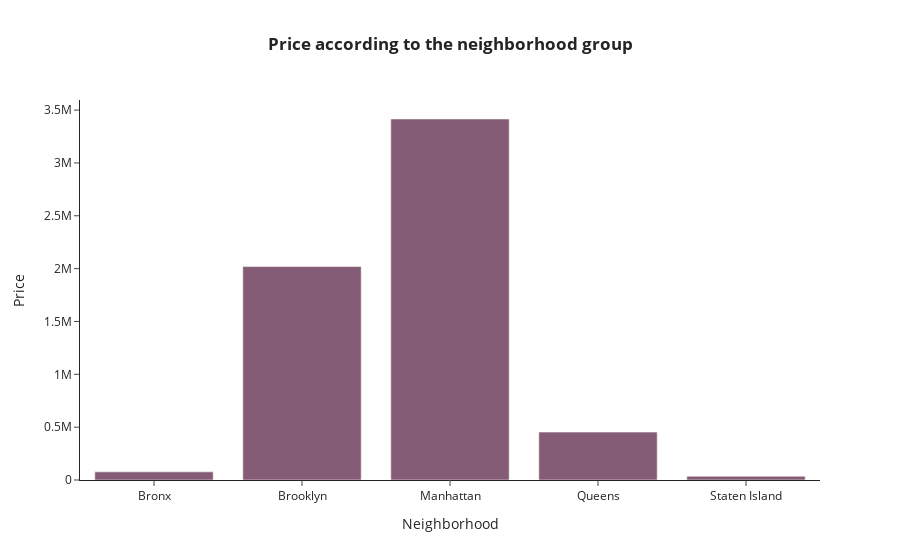

Notebook code for this chart:
### Code cell
#Price according to the neghborhood_group
# create dataset
base = bd2.groupby(['neighbourhood_group'])[['price']].sum().reset_index()

# Graph
fig = px.bar(base, x = 'neighbourhood_group', y='price', barmode = 'group', 
             title= '<b>Price according to the neighborhood group<b>',
             color_discrete_sequence=px.colors.qualitative.Antique) #este sirve para colocarle los colorsitos que uno quiere a las barras

# details of the graph
fig.update_layout(
    xaxis_title = 'Neighborhood',
    yaxis_title = 'Price',
    template = 'simple_white',
    title_x = 0.5)

fig.show() #The expensiest neigbourhood is Manhattan and the chepeast is Staten Island

### Figure 1 — Plotly figure (JSON) as saved in the notebook; plotly's stock layout.template omitted (floating-point values rounded to 4 significant figures)
{"data": [{"alignmentgroup": "True", "hovertemplate": "neighbourhood_group=%{x}<br>price=%{y}<extra></extra>", "legendgroup": "", "marker": {"color": "rgb(133, 92, 117)", "pattern": {"shape": ""}}, "name": "", "offsetgroup": "", "orientation": "v", "showlegend": false, "textposition": "auto", "type": "bar", "x": ["Bronx", "Brooklyn", "Manhattan", "Queens", "Staten Island"], "xaxis": "x", "y": [76997, 2019179, 3415607, 453264, 35621], "yaxis": "y"}], "layout": {"barmode": "group", "legend": {"tracegroupgap": 0}, "title": {"text": "<b>Price according to the neighborhood group<b>", "x": 0.5}, "xaxis": {"anchor": "y", "domain": [0, 1], "title": {"text": "Neighborhood"}}, "yaxis": {"anchor": "x", "domain": [0, 1], "title": {"text": "Price"}}}}
